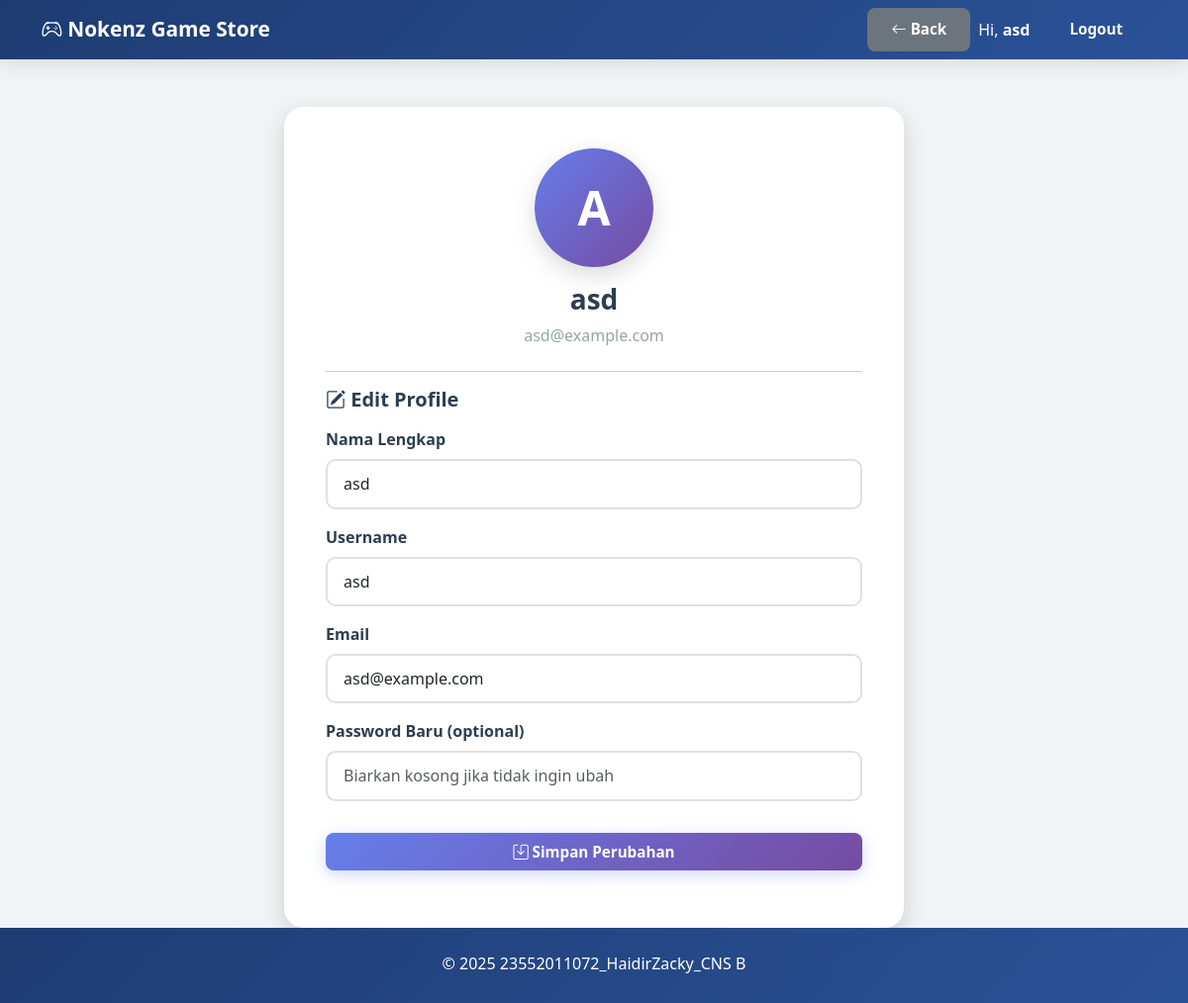
The page /user/profile.php (signed in) on the database its author committed.
### tables this page shows
CREATE TABLE `users` (
  `id` int NOT NULL,
  `nama` varchar(100) DEFAULT NULL,
  `email` varchar(100) DEFAULT NULL,
  `username` varchar(50) DEFAULT NULL,
  `password` varchar(255) DEFAULT NULL,
  `role` enum('user','admin') DEFAULT 'user',
  `created_at` timestamp NULL DEFAULT CURRENT_TIMESTAMP
);

### user/profile.php (the view, shortened to what this page needs)
<?php
$user_id = $_SESSION['user_id'];
include "../config/connect.php";
$q = mysqli_query($conn, "SELECT * FROM users WHERE id='$user_id'");
$u = mysqli_fetch_assoc($q);
$nama = $u['nama'];
$email = $u['email'];
$username = $u['username'];
?>
<!DOCTYPE html>
<html lang="en">
<head>
    <link href="https://cdn.jsdelivr.net/npm/bootstrap@5.3.3/dist/css/bootstrap.min.css" rel="stylesheet">
    <link rel="stylesheet" href="https://cdn.jsdelivr.net/npm/bootstrap-icons@1.11.3/font/bootstrap-icons.min.css">
    <link rel="stylesheet" href="../assets/css/user.css">
</head>
<body>
<nav class="navbar navbar-dark">
    <div class="container">
        <a class="navbar-brand fw-bold" href="home.php">
            <i class="bi bi-controller"></i> Nokenz Game Store
        </a>
        <div class="d-flex align-items-center">
            <a href="home.php" class="btn btn-secondary me-2"><i class="bi bi-arrow-left"></i> Back</a>
            <span class="text-white me-3">Hi, <strong><?= htmlspecialchars($nama) ?></strong></span>
            <a href="logout.php" class="btn btn-outline-light">Logout</a>
        </div>
    </div>
</nav>
<div class="container mt-5" style="max-width: 650px;">
    <div class="profile-card">
        <div class="text-center">
            <div class="avatar">
                <?= strtoupper(substr($nama, 0, 1)) ?>
            </div>
            <h3 class="fw-bold mt-3"><?= htmlspecialchars($nama) ?></h3>
            <p class="text-muted mb-4"><?= htmlspecialchars($email) ?></p>
        </div>
        <hr>
        <h5 class="fw-bold mb-3"><i class="bi bi-pencil-square"></i> Edit Profile</h5>
        <form id="profileForm">
            <div class="mb-3">
                <label class="form-label">Nama Lengkap</label>
                <input type="text" class="form-control" id="nama" value="<?= htmlspecialchars($nama) ?>" required>
            </div>
            <div class="mb-3">
                <label class="form-label">Username</label>
                <input type="text" class="form-control" id="username" value="<?= htmlspecialchars($username) ?>" required>
            </div>
            <div class="mb-3">
                <label class="form-label">Email</label>
                <input type="email" class="form-control" id="email" value="<?= htmlspecialchars($email) ?>" required>
            </div>
            <div class="mb-3">
                <label class="form-label">Password Baru (optional)</label>
                <input type="password" class="form-control" id="password" placeholder="Biarkan kosong jika tidak ingin ubah">
            </div>
            <button type="submit" class="btn btn-primary w-100 py-2 mt-3">
                <i class="bi bi-save"></i> Simpan Perubahan
            </button>
        </form>
    </div>
</div>
<footer class="bg-dark text-white text-center py-4">
    <p class="mb-1">© 2025 23552011072_HaidirZacky_CNS B</p>
</footer>
</body>
</html>

### assets/css/user.css (style rules this page uses)
:root { --primary-color: #667eea; --primary-dark: #5568d3; --primary-light: #7c93f0; --secondary-color: #764ba2; --secondary-dark: #5f3c82; --accent-color: #ffc107; --accent-dark: #ffb300; --accent-light: #ffd54f; --primary-gradient: linear-gradient(135deg, #667eea 0%, #764ba2 100%); --dark-gradient: linear-gradient(135deg, #1e3c72 0%, #2a5298 100%); --accent-gradient: linear-gradient(135deg, #ffc107 0%, #ff9800 100%); --dark-bg: #1a1a2e; --dark-card: #16213e; --dark-text: #e4e4e4; --light-bg: #f1f3f5; --white: #ffffff; --text-primary: #2c3e50; --text-secondary: #6c757d; --text-muted: #95a5a6; --shadow-sm: 0 2px 10px rgba(0,0,0,0.08); --shadow-md: 0 5px 20px rgba(0,0,0,0.1); --shadow-lg: 0 8px 25px rgba(0,0,0,0.15); --shadow-xl: 0 15px 40px rgba(0,0,0,0.2); --transition-fast: 0.2s ease; --transition-normal: 0.3s ease; --transition-slow: 0.5s ease; }
* { margin: 0; padding: 0; box-sizing: border-box; }
html { height: 100%; }
body { font-family: 'Segoe UI', Tahoma, Geneva, Verdana, sans-serif; color: var(--text-primary); background-color: var(--light-bg); min-height: 100vh; display: flex; flex-direction: column; }
main, .main-content, .container-fluid, .container { flex: 1 0 auto; }
.navbar-dark { background: var(--dark-gradient) !important; box-shadow: var(--shadow-md); }
.navbar-brand { font-weight: 700; font-size: 1.3rem; transition: var(--transition-fast); }
.btn { border-radius: 8px; font-weight: 600; transition: var(--transition-normal); border: none; padding: 0.65rem 1.5rem; font-size: 0.95rem; }
.btn-primary { background: var(--primary-gradient); box-shadow: 0 4px 15px rgba(102, 126, 234, 0.3); }
.btn-secondary { background: var(--text-secondary); }
.profile-card { background: var(--white); border-radius: 20px; padding: 2.5rem; box-shadow: var(--shadow-lg); border: 2px solid transparent; transition: var(--transition-normal); }
.form-control, .form-select { border-radius: 10px; border: 2px solid #e0e0e0; padding: 0.7rem 1rem; transition: var(--transition-fast); }
.form-label { font-weight: 600; color: var(--text-primary); margin-bottom: 0.5rem; }
.avatar { width: 120px; height: 120px; border-radius: 50%; background: var(--primary-gradient); display: flex; justify-content: center; align-items: center; font-weight: bold; font-size: 3rem; margin: 0 auto; color: var(--white); box-shadow: var(--shadow-lg); transition: var(--transition-normal); }
footer { background: var(--dark-gradient); margin-top: auto; flex-shrink: 0; width: 100%; padding: 3rem 0 2rem; }
.text-muted { color: var(--text-muted) !important; }

### rows shown on the page
users: nama "asd", nama "A", email "asd@example.com", username "asd"
